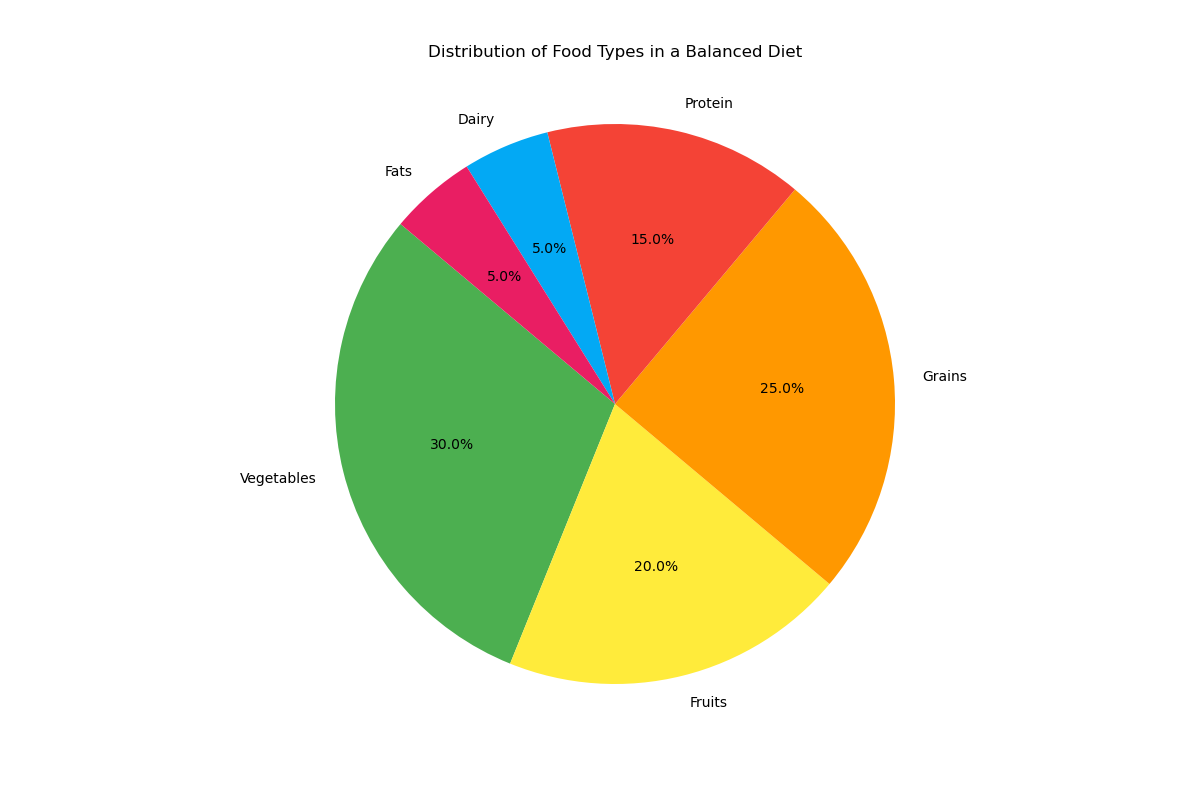

This chart was generated by the following Python code:

import matplotlib.pyplot as plt

# Data to plot
labels = ['Vegetables', 'Fruits', 'Grains', 'Protein', 'Dairy', 'Fats']
sizes = [30, 20, 25, 15, 5, 5]
colors = ['#4CAF50', '#FFEB3B', '#FF9800', '#F44336', '#03A9F4', '#E91E63']

# Create pie chart
plt.figure(figsize=(12, 8))
plt.pie(sizes, labels=labels, colors=colors, autopct='%1.1f%%', startangle=140)

# Title
plt.title('Distribution of Food Types in a Balanced Diet', y=1.05)

# Display the chart
plt.axis('equal')  # Equal aspect ratio ensures that pie is drawn as a circle.
plt.show()
